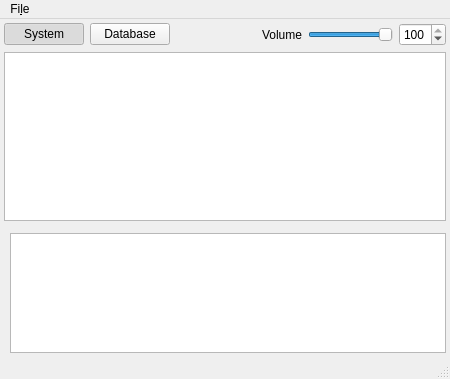
<?xml version="1.0" encoding="UTF-8"?>
<ui version="4.0">
 <class>MainWindow</class>
 <widget class="QMainWindow" name="MainWindow">
  <property name="geometry">
   <rect>
    <x>0</x>
    <y>0</y>
    <width>450</width>
    <height>379</height>
   </rect>
  </property>
  <property name="windowTitle">
   <string>SampleBrowser</string>
  </property>
  <widget class="QWidget" name="centralwidget">
   <layout class="QGridLayout" name="gridLayout" rowstretch="0,100,0">
    <property name="leftMargin">
     <number>4</number>
    </property>
    <property name="topMargin">
     <number>4</number>
    </property>
    <property name="rightMargin">
     <number>4</number>
    </property>
    <property name="bottomMargin">
     <number>4</number>
    </property>
    <item row="2" column="1">
     <widget class="QGraphicsView" name="waveView">
      <property name="maximumSize">
       <size>
        <width>16777215</width>
        <height>120</height>
       </size>
      </property>
      <property name="verticalScrollBarPolicy">
       <enum>Qt::ScrollBarAlwaysOff</enum>
      </property>
      <property name="horizontalScrollBarPolicy">
       <enum>Qt::ScrollBarAlwaysOff</enum>
      </property>
      <property name="renderHints">
       <set>QPainter::Antialiasing|QPainter::TextAntialiasing</set>
      </property>
     </widget>
    </item>
    <item row="0" column="0" colspan="2">
     <layout class="QHBoxLayout" name="horizontalLayout">
      <item>
       <widget class="QPushButton" name="browseSystemBtn">
        <property name="sizePolicy">
         <sizepolicy hsizetype="Minimum" vsizetype="Maximum">
          <horstretch>0</horstretch>
          <verstretch>0</verstretch>
         </sizepolicy>
        </property>
        <property name="text">
         <string>System</string>
        </property>
        <property name="checkable">
         <bool>true</bool>
        </property>
        <property name="checked">
         <bool>true</bool>
        </property>
        <attribute name="buttonGroup">
         <string notr="true">browseSelectGroup</string>
        </attribute>
       </widget>
      </item>
      <item>
       <widget class="QPushButton" name="browseDbBtn">
        <property name="sizePolicy">
         <sizepolicy hsizetype="Minimum" vsizetype="Maximum">
          <horstretch>0</horstretch>
          <verstretch>0</verstretch>
         </sizepolicy>
        </property>
        <property name="text">
         <string>Database</string>
        </property>
        <property name="checkable">
         <bool>true</bool>
        </property>
        <attribute name="buttonGroup">
         <string notr="true">browseSelectGroup</string>
        </attribute>
       </widget>
      </item>
      <item>
       <spacer name="horizontalSpacer">
        <property name="orientation">
         <enum>Qt::Horizontal</enum>
        </property>
        <property name="sizeHint" stdset="0">
         <size>
          <width>40</width>
          <height>20</height>
         </size>
        </property>
       </spacer>
      </item>
      <item>
       <widget class="QLabel" name="label">
        <property name="text">
         <string>Volume</string>
        </property>
       </widget>
      </item>
      <item>
       <widget class="QSlider" name="volumeSlider">
        <property name="maximumSize">
         <size>
          <width>100</width>
          <height>16777215</height>
         </size>
        </property>
        <property name="focusPolicy">
         <enum>Qt::NoFocus</enum>
        </property>
        <property name="maximum">
         <number>100</number>
        </property>
        <property name="value">
         <number>100</number>
        </property>
        <property name="orientation">
         <enum>Qt::Horizontal</enum>
        </property>
       </widget>
      </item>
      <item>
       <widget class="QSpinBox" name="volumeSpin">
        <property name="minimum">
         <number>0</number>
        </property>
        <property name="maximum">
         <number>100</number>
        </property>
        <property name="singleStep">
         <number>5</number>
        </property>
        <property name="value">
         <number>100</number>
        </property>
       </widget>
      </item>
     </layout>
    </item>
    <item row="1" column="0" colspan="2">
     <widget class="QSplitter" name="mainSplitter">
      <property name="orientation">
       <enum>Qt::Horizontal</enum>
      </property>
      <property name="childrenCollapsible">
       <bool>false</bool>
      </property>
      <widget class="QWidget" name="verticalLayoutWidget">
       <layout class="QVBoxLayout" name="verticalLayout">
        <item>
         <widget class="SampleView" name="sampleView">
          <property name="contextMenuPolicy">
           <enum>Qt::CustomContextMenu</enum>
          </property>
          <property name="acceptDrops">
           <bool>true</bool>
          </property>
          <property name="editTriggers">
           <set>QAbstractItemView::NoEditTriggers</set>
          </property>
          <property name="dragEnabled">
           <bool>true</bool>
          </property>
          <property name="dragDropMode">
           <enum>QAbstractItemView::DragOnly</enum>
          </property>
          <property name="selectionBehavior">
           <enum>QAbstractItemView::SelectRows</enum>
          </property>
          <property name="horizontalScrollMode">
           <enum>QAbstractItemView::ScrollPerPixel</enum>
          </property>
          <property name="wordWrap">
           <bool>false</bool>
          </property>
          <attribute name="horizontalHeaderHighlightSections">
           <bool>false</bool>
          </attribute>
          <attribute name="verticalHeaderVisible">
           <bool>false</bool>
          </attribute>
         </widget>
        </item>
        <item>
         <widget class="QWidget" name="filterStackedWidget" native="true">
          <property name="sizePolicy">
           <sizepolicy hsizetype="Preferred" vsizetype="Maximum">
            <horstretch>0</horstretch>
            <verstretch>0</verstretch>
           </sizepolicy>
          </property>
         </widget>
        </item>
       </layout>
      </widget>
     </widget>
    </item>
    <item row="2" column="0">
     <widget class="AudioInfoTabWidget" name="audioInfoTabWidget" native="true"/>
    </item>
   </layout>
  </widget>
  <widget class="QStatusBar" name="statusbar"/>
  <widget class="QMenuBar" name="menubar">
   <property name="geometry">
    <rect>
     <x>0</x>
     <y>0</y>
     <width>450</width>
     <height>28</height>
    </rect>
   </property>
   <widget class="QMenu" name="fileMenu">
    <property name="title">
     <string>Fi&amp;le</string>
    </property>
   </widget>
   <addaction name="fileMenu"/>
  </widget>
  <action name="actionQuit">
   <property name="text">
    <string>Quit</string>
   </property>
  </action>
 </widget>
 <customwidgets>
  <customwidget>
   <class>AudioInfoTabWidget</class>
   <extends>QWidget</extends>
   <header>.audioinfotab</header>
   <container>1</container>
  </customwidget>
  <customwidget>
   <class>SampleView</class>
   <extends>QTableView</extends>
   <header>samplebrowsesrc</header>
  </customwidget>
 </customwidgets>
 <tabstops>
  <tabstop>volumeSlider</tabstop>
  <tabstop>volumeSpin</tabstop>
 </tabstops>
 <resources/>
 <connections>
  <connection>
   <sender>volumeSlider</sender>
   <signal>valueChanged(int)</signal>
   <receiver>volumeSpin</receiver>
   <slot>setValue(int)</slot>
   <hints>
    <hint type="sourcelabel">
     <x>248</x>
     <y>51</y>
    </hint>
    <hint type="destinationlabel">
     <x>339</x>
     <y>53</y>
    </hint>
   </hints>
  </connection>
  <connection>
   <sender>volumeSpin</sender>
   <signal>valueChanged(int)</signal>
   <receiver>volumeSlider</receiver>
   <slot>setValue(int)</slot>
   <hints>
    <hint type="sourcelabel">
     <x>324</x>
     <y>38</y>
    </hint>
    <hint type="destinationlabel">
     <x>220</x>
     <y>44</y>
    </hint>
   </hints>
  </connection>
 </connections>
 <buttongroups>
  <buttongroup name="browseSelectGroup"/>
 </buttongroups>
</ui>
